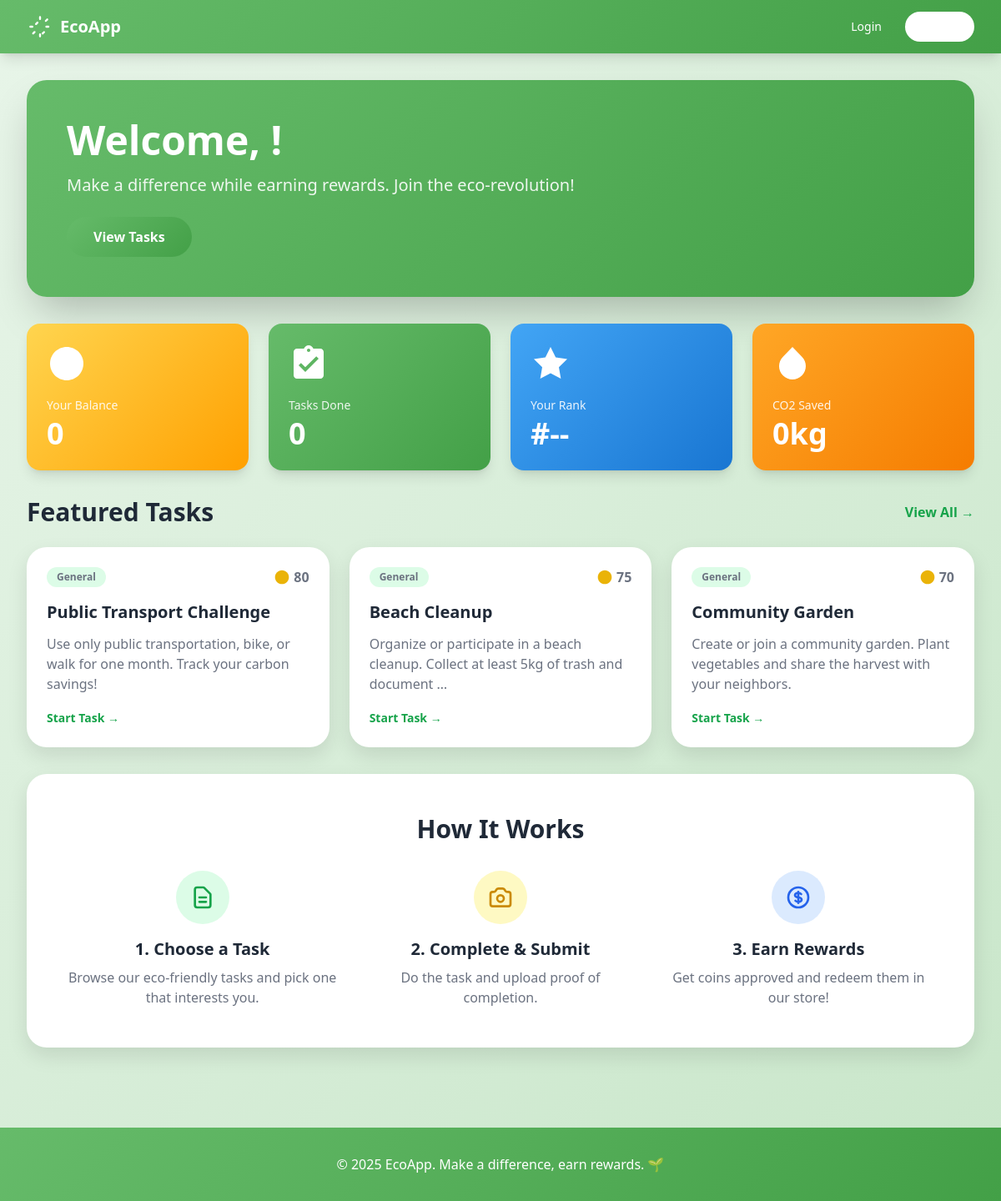
Before: / with the older database file.
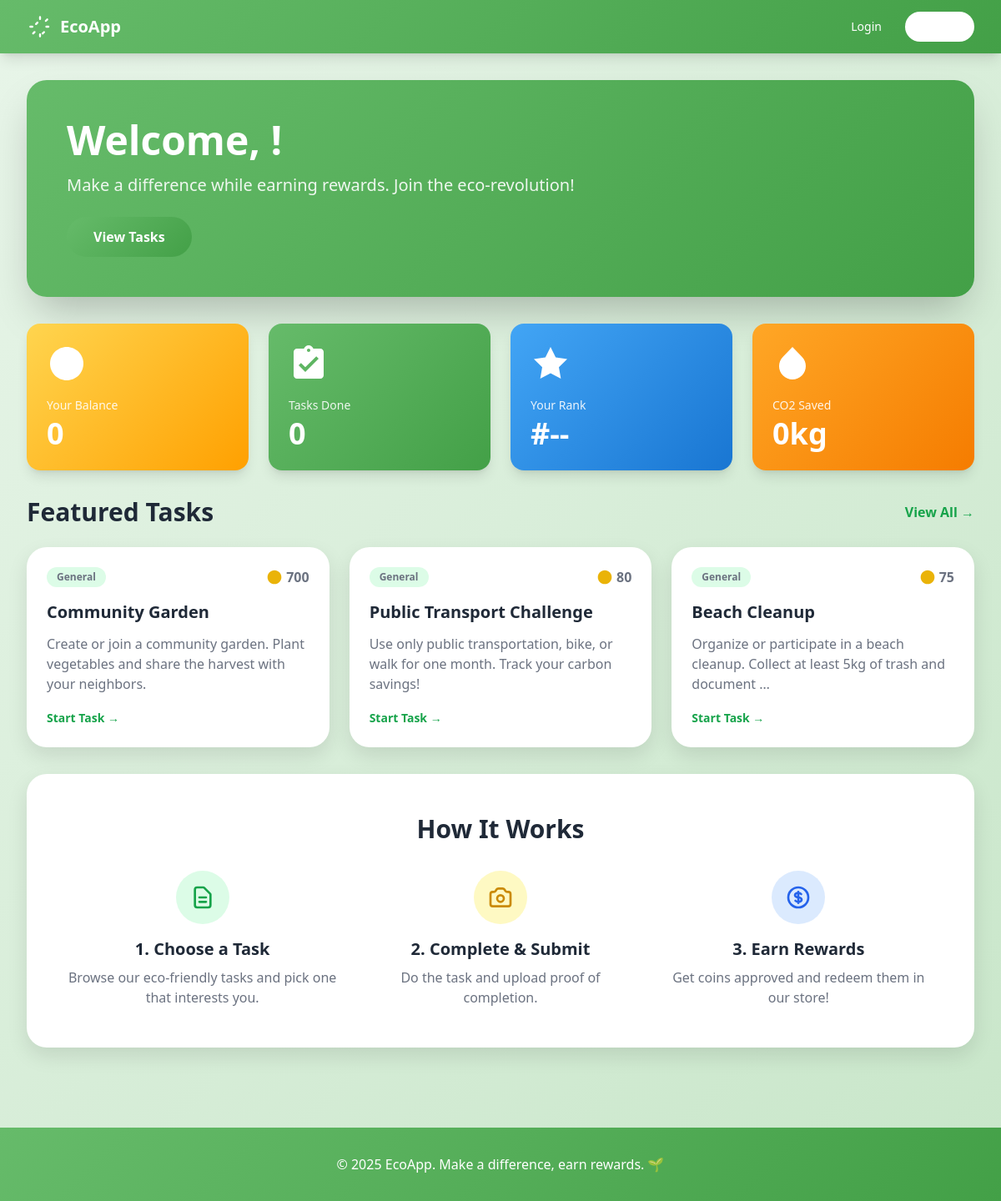
After: the same page with the newer database file.
### eco/models.py (models this page shows, shortened)
class EcoTask(models.Model):
    title = models.CharField(max_length=200)
    description = models.TextField()
    coin_reward = models.IntegerField(default=10)
    deadline = models.DateTimeField(blank=True, null=True)
    example_photo = models.ImageField(upload_to='task_examples/', blank=True, null=True)
    created_at = models.DateTimeField(auto_now_add=True)
    is_active = models.BooleanField(default=True)
    class Meta:
        ordering = ['-created_at']

### eco/views.py (the view)
# urls.py: path('', views.home, name='home'),
def home(request):
    total_tasks = EcoTask.objects.filter(is_active=True).count()
    total_users = UserProfile.objects.count()
    total_submissions = TaskSubmission.objects.filter(status='approved').count()
    featured_tasks = EcoTask.objects.filter(is_active=True).order_by('-coin_reward')[:3]
    unread_notifications = []
    if request.user.is_authenticated:
        unread_notifications = Notification.objects.filter(
            user=request.user,
            is_read=False
        )[:5]
        completed_tasks = TaskSubmission.objects.filter(
            user=request.user,
            status='approved'
        ).count()
        from django.contrib.auth.models import User
        all_users = User.objects.annotate(
            submission_count=Count('submissions', filter=Q(submissions__status='approved'))  # FIXED: tasksubmission -> submissions
        ).order_by('-submission_count')
        rank = 1
        for i, u in enumerate(all_users, 1):
            if u.id == request.user.id:
                rank = i
                break
        impact_score = completed_tasks * 10
    else:
        completed_tasks = 0
        rank = None
        impact_score = 0
    context = {
        'total_tasks': total_tasks,
        'total_users': total_users,
        'total_submissions': total_submissions,
        'featured_tasks': featured_tasks,
        'unread_notifications': unread_notifications,
        'completed_tasks': completed_tasks,
        'rank': rank,
        'impact_score': impact_score,
    }
    return render(request, 'eco/home.html', context)

### eco/templates/eco/home.html (shortened to what this page needs)
{% extends 'eco/base.html' %}
{% block content %}
<div class="space-y-8">
    <div class="gradient-primary rounded-3xl p-8 md:p-12 shadow-2xl fade-in">
        <div class="max-w-3xl">
            <h1 class="text-3xl md:text-5xl font-bold mb-4 text-white">Welcome, {{ user.first_name|default:user.username }}!</h1>
            <p class="text-lg md:text-xl text-white opacity-90 mb-6">Make a difference while earning rewards. Join the eco-revolution!</p>
            <a href="{% url 'tasks' %}" class="btn-primary inline-block">View Tasks</a>
        </div>
    </div>
    <div class="grid grid-cols-1 sm:grid-cols-2 lg:grid-cols-4 gap-4 md:gap-6">
        <div class="gradient-accent rounded-2xl p-6 shadow-lg fade-in">
            <div class="flex items-center justify-between mb-4">
                <svg class="w-10 h-10 md:w-12 md:h-12 text-white" viewBox="0 0 24 24" fill="currentColor">
                    <path d="M12 2C6.48 2 2 6.48 2 12C2 17.52 6.48 22 12 22C17.52 22 22 17.52 22 12C22 6.48 17.52 2 12 2Z"/>
                </svg>
            </div>
            <p class="text-white text-sm opacity-90 mb-1">Your Balance</p>
            <h3 class="text-3xl md:text-4xl font-bold text-white">{{ user.profile.coin_balance|default:0 }}</h3>
        </div>
        <div class="gradient-primary rounded-2xl p-6 shadow-lg fade-in">
            <div class="flex items-center justify-between mb-4">
            </div>
            <p class="text-white text-sm opacity-90 mb-1">Tasks Done</p>
            <h3 class="text-3xl md:text-4xl font-bold text-white">{{ completed_tasks|default:0 }}</h3>
        </div>
        <div class="gradient-blue rounded-2xl p-6 shadow-lg fade-in">
            <div class="flex items-center justify-between mb-4">
                <svg class="w-10 h-10 md:w-12 md:h-12 text-white" viewBox="0 0 24 24" fill="currentColor">
                    <path d="M12 2L15.09 8.26L22 9.27L17 14.14L18.18 21.02L12 17.77L5.82 21.02L7 14.14L2 9.27L8.91 8.26L12 2Z"/>
                </svg>
            </div>
            <p class="text-white text-sm opacity-90 mb-1">Your Rank</p>
            <h3 class="text-3xl md:text-4xl font-bold text-white">#{{ user_rank|default:'--' }}</h3>
        </div>
        <div class="gradient-orange rounded-2xl p-6 shadow-lg fade-in">
            <div class="flex items-center justify-between mb-4">
                <svg class="w-10 h-10 md:w-12 md:h-12 text-white" viewBox="0 0 24 24" fill="currentColor">
                    <path d="M17.66 7.93L12 2L6.34 7.93C3.22 11.05 3.22 16.05 6.34 19.17C7.9 20.73 9.95 21.51 12 21.51C14.05 21.51 16.1 20.73 17.66 19.17C20.78 16.05 20.78 11.05 17.66 7.93Z"/>
                </svg>
            </div>
            <p class="text-white text-sm opacity-90 mb-1">CO2 Saved</p>
            <h3 class="text-3xl md:text-4xl font-bold text-white">{{ total_impact|default:0 }}kg</h3>
        </div>
    </div>
    <div>
        <div class="flex flex-col sm:flex-row justify-between items-start sm:items-center mb-6">
            <h2 class="text-2xl md:text-3xl font-bold text-gray-800 mb-2 sm:mb-0">Featured Tasks</h2>
            <a href="{% url 'tasks' %}" class="text-green-600 hover:text-green-700 font-semibold text-sm md:text-base">View All →</a>
        </div>
        <div class="grid grid-cols-1 md:grid-cols-2 lg:grid-cols-3 gap-4 md:gap-6">
            {% for task in featured_tasks %}
            <div class="card p-6 fade-in">
                <div class="flex items-center justify-between mb-4">
                    <span class="bg-green-100 text-green-800 text-xs font-semibold px-3 py-1 rounded-full">{{ task.category|default:"General" }}</span>
                    <div class="flex items-center space-x-1">
                        <svg class="w-5 h-5 text-yellow-500" viewBox="0 0 24 24" fill="currentColor">
                            <path d="M12 2C6.48 2 2 6.48 2 12C2 17.52 6.48 22 12 22C17.52 22 22 17.52 22 12C22 6.48 17.52 2 12 2Z"/>
                        </svg>
                        <span class="text-gray-700 font-bold">{{ task.reward_coins|default:task.coin_reward|default:0 }}</span>
                    </div>
                </div>
                <h3 class="text-xl font-bold text-gray-800 mb-3">{{ task.title }}</h3>
                <p class="text-gray-600 mb-4">{{ task.description|truncatewords:15 }}</p>
                <a href="{% url 'task_detail' task.id %}" class="text-green-600 hover:text-green-700 font-semibold text-sm">Start Task →</a>
            </div>
            {% endfor %}
        </div>
    </div>
    <div class="card p-8 md:p-12">
        <h2 class="text-2xl md:text-3xl font-bold text-gray-800 mb-8 text-center">How It Works</h2>
        <div class="grid grid-cols-1 md:grid-cols-3 gap-6 md:gap-8">
            <div class="text-center">
                <div class="bg-green-100 w-16 h-16 rounded-full flex items-center justify-center mx-auto mb-4">
                    <svg class="w-8 h-8 text-green-600" fill="none" stroke="currentColor" viewBox="0 0 24 24">
                        <path stroke-linecap="round" stroke-linejoin="round" stroke-width="2" d="M9 12h6m-6 4h6m2 5H7a2 2 0 01-2-2V5a2 2 0 012-2h5.586a1 1 0 01.707.293l5.414 5.414a1 1 0 01.293.707V19a2 2 0 01-2 2z" />
                    </svg>
                </div>
                <h3 class="text-xl font-bold text-gray-800 mb-2">1. Choose a Task</h3>
                <p class="text-gray-600">Browse our eco-friendly tasks and pick one that interests you.</p>
            </div>
            <div class="text-center">
                <div class="bg-yellow-100 w-16 h-16 rounded-full flex items-center justify-center mx-auto mb-4">
                </div>
                <h3 class="text-xl font-bold text-gray-800 mb-2">2. Complete & Submit</h3>
                <p class="text-gray-600">Do the task and upload proof of completion.</p>
            </div>
            <div class="text-center">
                <div class="bg-blue-100 w-16 h-16 rounded-full flex items-center justify-center mx-auto mb-4">
                </div>
                <h3 class="text-xl font-bold text-gray-800 mb-2">3. Earn Rewards</h3>
                <p class="text-gray-600">Get coins approved and redeem them in our store!</p>
            </div>
        </div>
    </div>
</div>
{% endblock %}

### eco/templates/eco/base.html (shortened to what this page needs)
<!DOCTYPE html>
<html lang="en">
<head>
    <script src="https://cdn.tailwindcss.com"></script>
</head>
<body>
    <nav class="gradient-primary shadow-lg sticky top-0 z-50">
        <div class="max-w-7xl mx-auto px-4 sm:px-6 lg:px-8">
            <div class="flex justify-between items-center h-16">
                <div class="flex items-center">
                    <a href="{% url 'home' %}" class="flex items-center space-x-2">
                        <span class="text-white text-xl font-bold">EcoApp</span>
                    </a>
                </div>
                <div class="desktop-menu hidden md:flex items-center space-x-4">
                    {% if user.is_authenticated %}
                        <a href="{% url 'home' %}" class="text-white hover:text-green-100 px-3 py-2 rounded-md text-sm font-medium transition">Home</a>
                        <a href="{% url 'tasks' %}" class="text-white hover:text-green-100 px-3 py-2 rounded-md text-sm font-medium transition">Tasks</a>
                        <a href="{% url 'store' %}" class="text-white hover:text-green-100 px-3 py-2 rounded-md text-sm font-medium transition">Store</a>
                        <a href="{% url 'profile' %}" class="text-white hover:text-green-100 px-3 py-2 rounded-md text-sm font-medium transition">Profile</a>
                        {% if user.is_staff %}
                            <a href="{% url 'moderation_dashboard' %}" class="text-yellow-300 hover:text-yellow-100 px-3 py-2 rounded-md text-sm font-bold transition">
                                Moderate
                            </a>
                        {% endif %}
                        {% if user.is_superuser %}
                            <a href="{% url 'admin_dashboard' %}" class="text-yellow-300 hover:text-yellow-100 px-3 py-2 rounded-md text-sm font-bold transition">
                                Admin
                            </a>
                        {% endif %}
                        <div class="bg-yellow-400 text-green-900 px-4 py-2 rounded-full font-bold flex items-center space-x-2">
                            <svg class="w-5 h-5" fill="currentColor" viewBox="0 0 20 20">
                                <path d="M10 2a8 8 0 100 16 8 8 0 000-16zM9 9a1 1 0 112 0v4a1 1 0 11-2 0V9zm1-5a1 1 0 100 2 1 1 0 000-2z"/>
                            </svg>
                            <span>{{ user.profile.coin_balance|default:0 }}</span>
                        </div>
                        <a href="{% url 'logout' %}" class="text-white hover:text-red-200 px-3 py-2 rounded-md text-sm font-medium transition">Logout</a>
                    {% else %}
                        <a href="{% url 'login' %}" class="text-white hover:text-green-100 px-3 py-2 rounded-md text-sm font-medium transition">Login</a>
                        <a href="{% url 'signup' %}" class="bg-white text-green-700 hover:bg-green-50 px-4 py-2 rounded-full text-sm font-medium transition">Sign Up</a>
                    {% endif %}
                </div>
            </div>
        </div>
    </nav>
    <main class="max-w-7xl mx-auto px-4 sm:px-6 lg:px-8 py-8">
        {% block content %}{% endblock %}
    </main>
    <footer class="gradient-primary text-white mt-16 py-8">
        <div class="max-w-7xl mx-auto px-4 sm:px-6 lg:px-8 text-center">
            <p class="text-white">&copy; 2025 EcoApp. Make a difference, earn rewards. 🌱</p>
        </div>
    </footer>
</body>
</html>

### eco/templates/eco/base.html (style rules this page uses)
body { background: linear-gradient(135deg, #E8F5E9 0%, #C8E6C9 100%); min-height: 100vh; color: #1F2937; }
.gradient-primary { background: linear-gradient(135deg, #66BB6A 0%, #43A047 100%); color: white !important; }
.gradient-primary * { color: white !important; }
.gradient-accent { background: linear-gradient(135deg, #FFD54F 0%, #FFA000 100%); color: white !important; }
.gradient-accent * { color: white !important; }
.gradient-blue { background: linear-gradient(135deg, #42A5F5 0%, #1976D2 100%); color: white !important; }
.gradient-blue * { color: white !important; }
.gradient-orange { background: linear-gradient(135deg, #FFA726 0%, #F57C00 100%); color: white !important; }
.gradient-orange * { color: white !important; }
.card { background: white; border-radius: 1.5rem; box-shadow: 0 10px 25px rgba(0,0,0,0.1); transition: all 0.3s ease; color: #1F2937 !important; }
.card h1, .card h2, .card h3, .card h4, .card h5, .card h6 { color: #1F2937 !important; }
.card p, .card span, .card div { color: #6B7280 !important; }
.btn-primary { background: linear-gradient(135deg, #66BB6A 0%, #43A047 100%); color: white !important; padding: 0.75rem 2rem; border-radius: 9999px; font-weight: 600; transition: all 0.3s ease; border: none; cursor: pointer; display: inline-block; text-decoration: none; }
.fade-in { animation: fadeIn 0.6s ease-out; }

Changed rows visible on the page:
changed EcoTask "Community Garden": reward_coins "70" → "700"; moves up the list
